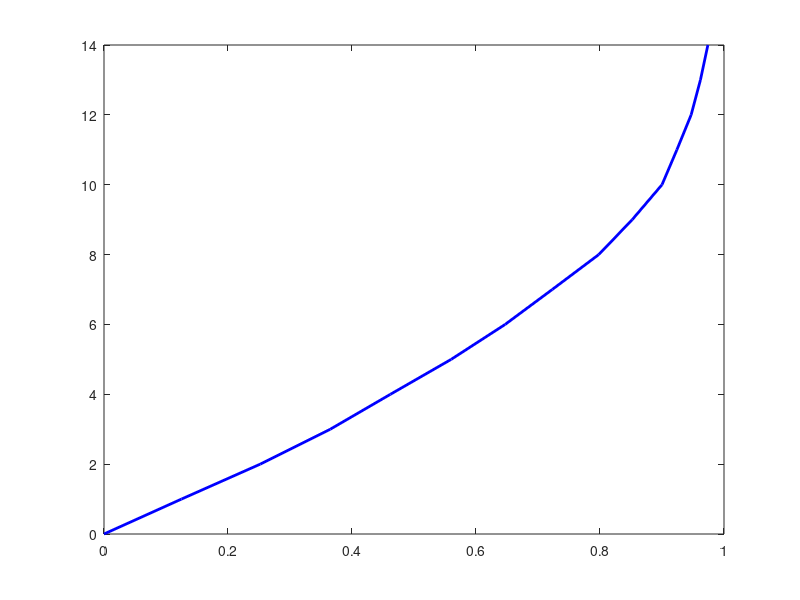

MATLAB code to generate this figure: (Note: this script raises an error after producing the figure.)
close all
clear
clc

load ./estimated_EC.mat
ec_pro = var_pro;
ec_rr = var_RR;
ec_pro_e = (abs(est_pro1-n1) ./ n1 + abs(est_pro0-n0) ./ n0) ./ 2;
ec_rr_e = (abs(est_rr1-n1) ./ n1 + abs(est_rr0-n0) ./ n0) ./ 2;

load ./estimated_Amazon.mat
a_pro = var_pro;
a_rr = var_RR;
a_pro_e = (abs(est_pro1-n1) ./ n1 + abs(est_pro0-n0) ./ n0) ./ 2;
a_rr_e = (abs(est_rr1-n1) ./ n1 + abs(est_rr0-n0) ./ n0) ./ 2;

load ./estimated_Census.mat
i_pro = var_pro;
i_rr = var_RR;
i_pro_e = (abs(est_pro1-n1) ./ n1 + abs(est_pro0-n0) ./ n0) ./ 2;
i_rr_e = (abs(est_rr1-n1) ./ n1 + abs(est_rr0-n0) ./ n0) ./ 2;

load ./estimated_Kos.mat
k_pro = var_pro;
k_rr = var_RR;
k_pro_e = (abs(est_pro1-n1) ./ n1 + abs(est_pro0-n0) ./ n0) ./ 2;
k_rr_e = (abs(est_rr1-n1) ./ n1 + abs(est_rr0-n0) ./ n0) ./ 2;
%% used for Relative Error
a_pro = [mean(a_pro_e(1, :)), mean(a_pro_e(2, :)), mean(a_pro_e(3, :)), mean(a_pro_e(4, :))];
a_rr = [mean(a_rr_e(1, :)), mean(a_rr_e(2, :)), mean(a_rr_e(3, :)), mean(a_rr_e(4, :))];
k_pro = [mean(k_pro_e(1, :)), mean(k_pro_e(2, :)), mean(k_pro_e(3, :)), mean(k_pro_e(4, :))];
k_rr = [mean(k_rr_e(1, :)), mean(k_rr_e(2, :)), mean(k_rr_e(3, :)), mean(k_rr_e(4, :))];
i_pro = [mean(i_pro_e(1, :)), mean(i_pro_e(2, :)), mean(i_pro_e(3, :)), mean(i_pro_e(4, :))];
i_rr = [mean(i_rr_e(1, :)), mean(i_rr_e(2, :)), mean(i_rr_e(3, :)), mean(i_rr_e(4, :))];
ec_pro = [mean(ec_pro_e(1, :)), mean(ec_pro_e(2, :)), mean(ec_pro_e(3, :)), mean(ec_pro_e(4, :))];
ec_rr = [mean(ec_rr_e(1, :)), mean(ec_rr_e(2, :)), mean(ec_rr_e(3, :)), mean(ec_rr_e(4, :))];
%% epsilon = 0.01
figure
Err = 0:1:15;
for i = 1:size(Err, 2)
    if size(find(a_pro_e(2, :) < Err(i)), 2) / 1000 <= 0.98
        cdf_a_pro_e01(i) = size(find(a_pro_e(2, :) < Err(i)), 2) / 1000;
    end
    if size(find(a_rr_e(2, :) < Err(i)), 2) / 1000 <= 0.98
        cdf_a_rr_e01(i) = size(find(a_rr_e(2, :) < Err(i)), 2) / 1000;
    end
    if size(find(i_pro_e(2, :) < Err(i)), 2) / 1000 <= 0.98
        cdf_i_pro_e01(i) = size(find(i_pro_e(2, :) < Err(i)), 2) / 1000;
    end
    if size(find(i_rr_e(2, :) < Err(i)), 2) / 1000 <= 0.98
        cdf_i_rr_e01(i) = size(find(i_rr_e(2, :) < Err(i)), 2) / 1000;
    end
    if size(find(k_pro_e(2, :) < Err(i)), 2) / 1000 <= 0.98
        cdf_k_pro_e01(i) = size(find(k_pro_e(2, :) < Err(i)), 2) / 1000;
    end
    if size(find(k_rr_e(2, :) < Err(i)), 2) / 1000 <= 0.98
        cdf_k_rr_e01(i) = size(find(k_rr_e(2, :) < Err(i)), 2) / 1000;
    end
    if size(find(ec_pro_e(2, :) < Err(i)), 2) / 1000 <= 0.98
        cdf_ec_pro_e01(i) = size(find(ec_pro_e(2, :) < Err(i)), 2) / 1000;
    end
    if size(find(ec_rr_e(2, :) < Err(i)), 2) / 1000 <= 0.98
        cdf_ec_rr_e01(i) = size(find(ec_rr_e(2, :) < Err(i)), 2) / 1000;
    end
end

plot(cdf_k_pro_e01, Err(1:length(cdf_k_pro_e01)), '-', 'Color', [0, 0, 1], 'LineWidth', 2, 'Markersize', 5)
hold on
plot(cdf_k_rr_e01, Err(1:length(cdf_k_rr_e01)), '--', 'Color', [0, 0, 1, 0.4], 'LineWidth', 2, 'Markersize', 5)
hold on
plot(cdf_a_pro_e01, Err(1:length(cdf_a_pro_e01)), '-', 'Color', [1, 0, 0], 'LineWidth', 2, 'Markersize', 5)
hold on
plot(cdf_a_rr_e01, Err(1:length(cdf_a_rr_e01)), '--', 'Color', [1, 0, 0, 0.4], 'LineWidth', 2, 'Markersize', 5)
hold on
plot(cdf_ec_pro_e01, Err(1:length(cdf_ec_pro_e01)), '-m', 'LineWidth', 2, 'Markersize', 8)
hold on
plot(cdf_ec_rr_e01, Err(1:length(cdf_ec_rr_e01)), '--', 'Color', [1, 0, 1, 0.4], 'LineWidth', 2, 'Markersize', 8)
hold on
plot(cdf_i_pro_e01, Err(1:length(cdf_i_pro_e01)), '-g', 'LineWidth', 2, 'Markersize', 8)
hold on
plot(cdf_i_rr_e01, Err(1:length(cdf_i_rr_e01)), '--', 'Color', [0, 1, 0, 0.4], 'LineWidth', 2, 'Markersize', 8)
hold on

h = legend("JRR Kosarak", "RR Kosarak", "JRR Amazon", "RR Amazon", ...
    "JRR EC", "RR EC", "JRR Census", "RR Census", 'location', 'northwest');
xlabel("Percentile")
ylabel("Relative Error")
set(gca, 'Fontsize', 20)
set(h, 'Fontsize', 15)
set(gca, 'Fontname', 'Times New Roman')
print -vector -dpdf -r500 percentile_e001.pdf

%% epsilon = 0.1
figure
Err = 0:0.1:1.5;
for i = 1:size(Err, 2)
    if size(find(a_pro_e(3, :) < Err(i)), 2) / 1000 <= 0.98
        cdf_a_pro_e01(i) = size(find(a_pro_e(3, :) < Err(i)), 2) / 1000;
    end
    if size(find(a_rr_e(3, :) < Err(i)), 2) / 1000 <= 0.98
        cdf_a_rr_e01(i) = size(find(a_rr_e(3, :) < Err(i)), 2) / 1000;
    end
    if size(find(i_pro_e(3, :) < Err(i)), 2) / 1000 <= 0.98
        cdf_i_pro_e01(i) = size(find(i_pro_e(3, :) < Err(i)), 2) / 1000;
    end
    if size(find(i_rr_e(3, :) < Err(i)), 2) / 1000 <= 0.98
        cdf_i_rr_e01(i) = size(find(i_rr_e(3, :) < Err(i)), 2) / 1000;
    end
    if size(find(k_pro_e(3, :) < Err(i)), 2) / 1000 <= 0.98
        cdf_k_pro_e01(i) = size(find(k_pro_e(3, :) < Err(i)), 2) / 1000;
    end
    if size(find(k_rr_e(3, :) < Err(i)), 2) / 1000 <= 0.98
        cdf_k_rr_e01(i) = size(find(k_rr_e(3, :) < Err(i)), 2) / 1000;
    end
    if size(find(ec_pro_e(3, :) < Err(i)), 2) / 1000 <= 0.98
        cdf_ec_pro_e01(i) = size(find(ec_pro_e(3, :) < Err(i)), 2) / 1000;
    end
    if size(find(ec_rr_e(3, :) < Err(i)), 2) / 1000 <= 0.98
        cdf_ec_rr_e01(i) = size(find(ec_rr_e(3, :) < Err(i)), 2) / 1000;
    end
end

plot(cdf_k_pro_e01, Err(1:length(cdf_k_pro_e01)), '-', 'Color', [0, 0, 1], 'LineWidth', 2, 'Markersize', 5)
hold on
plot(cdf_k_rr_e01, Err(1:length(cdf_k_rr_e01)), '--', 'Color', [0, 0, 1, 0.4], 'LineWidth', 2, 'Markersize', 5)
hold on
plot(cdf_a_pro_e01, Err(1:length(cdf_a_pro_e01)), '-', 'Color', [1, 0, 0], 'LineWidth', 2, 'Markersize', 5)
hold on
plot(cdf_a_rr_e01, Err(1:length(cdf_a_rr_e01)), '--', 'Color', [1, 0, 0, 0.4], 'LineWidth', 2, 'Markersize', 5)
hold on
plot(cdf_ec_pro_e01, Err(1:length(cdf_ec_pro_e01)), '-m', 'LineWidth', 2, 'Markersize', 8)
hold on
plot(cdf_ec_rr_e01, Err(1:length(cdf_ec_rr_e01)), '--', 'Color', [1, 0, 1, 0.4], 'LineWidth', 2, 'Markersize', 8)
hold on
plot(cdf_i_pro_e01, Err(1:length(cdf_i_pro_e01)), '-g', 'LineWidth', 2, 'Markersize', 8)
hold on
plot(cdf_i_rr_e01, Err(1:length(cdf_i_rr_e01)), '--', 'Color', [0, 1, 0, 0.4], 'LineWidth', 2, 'Markersize', 8)
hold on

% h=legend("JRR Kosarak","RR Kosarak","JRR Amazon","RR Amazon",...
%     "JRR EC","RR EC","JRR Census","RR Census",'location','northwest');
xlabel("Percentile")
ylabel("Relative Error")
set(gca, 'Fontsize', 20)
% set(h,'Fontsize',15)
set(gca, 'Fontname', 'Times New Roman')
print -vector -dpdf -r500 percentile_e01.pdf

%% epsilon = 1
figure
Err = 0:0.01:0.15;
for i = 1:size(Err, 2)
    if size(find(a_pro_e(4, :) < Err(i)), 2) / 1000 <= 0.98
        cdf_a_pro_e01(i) = size(find(a_pro_e(4, :) < Err(i)), 2) / 1000;
    end
    if size(find(a_rr_e(4, :) < Err(i)), 2) / 1000 <= 0.98
        cdf_a_rr_e01(i) = size(find(a_rr_e(4, :) < Err(i)), 2) / 1000;
    end
    if size(find(i_pro_e(4, :) < Err(i)), 2) / 1000 <= 0.98
        cdf_i_pro_e01(i) = size(find(i_pro_e(4, :) < Err(i)), 2) / 1000;
    end
    if size(find(i_rr_e(4, :) < Err(i)), 2) / 1000 <= 0.98
        cdf_i_rr_e01(i) = size(find(i_rr_e(4, :) < Err(i)), 2) / 1000;
    end
    if size(find(k_pro_e(4, :) < Err(i)), 2) / 1000 <= 0.98
        cdf_k_pro_e01(i) = size(find(k_pro_e(4, :) < Err(i)), 2) / 1000;
    end
    if size(find(k_rr_e(4, :) < Err(i)), 2) / 1000 <= 0.98
        cdf_k_rr_e01(i) = size(find(k_rr_e(4, :) < Err(i)), 2) / 1000;
    end
    if size(find(ec_pro_e(4, :) < Err(i)), 2) / 1000 <= 0.98
        cdf_ec_pro_e01(i) = size(find(ec_pro_e(4, :) < Err(i)), 2) / 1000;
    end
    if size(find(ec_rr_e(4, :) < Err(i)), 2) / 1000 <= 0.98
        cdf_ec_rr_e01(i) = size(find(ec_rr_e(4, :) < Err(i)), 2) / 1000;
    end
end

plot(cdf_k_pro_e01, Err(1:length(cdf_k_pro_e01)), '-', 'Color', [0, 0, 1], 'LineWidth', 2, 'Markersize', 5)
hold on
plot(cdf_k_rr_e01, Err(1:length(cdf_k_rr_e01)), '--', 'Color', [0, 0, 1, 0.4], 'LineWidth', 2, 'Markersize', 5)
hold on
plot(cdf_a_pro_e01, Err(1:length(cdf_a_pro_e01)), '-', 'Color', [1, 0, 0], 'LineWidth', 2, 'Markersize', 5)
hold on
plot(cdf_a_rr_e01, Err(1:length(cdf_a_rr_e01)), '--', 'Color', [1, 0, 0, 0.4], 'LineWidth', 2, 'Markersize', 5)
hold on
plot(cdf_ec_pro_e01, Err(1:length(cdf_ec_pro_e01)), '-m', 'LineWidth', 2, 'Markersize', 8)
hold on
plot(cdf_ec_rr_e01, Err(1:length(cdf_ec_rr_e01)), '--', 'Color', [1, 0, 1, 0.4], 'LineWidth', 2, 'Markersize', 8)
hold on
plot(cdf_i_pro_e01, Err(1:length(cdf_i_pro_e01)), '-g', 'LineWidth', 2, 'Markersize', 8)
hold on
plot(cdf_i_rr_e01, Err(1:length(cdf_i_rr_e01)), '--', 'Color', [0, 1, 0, 0.4], 'LineWidth', 2, 'Markersize', 8)
hold on

% h=legend("JRR Kosarak","RR Kosarak","JRR Amazon","RR Amazon",...
%     "JRR EC","RR EC","JRR Census","RR Census",'location','northwest');
xlabel("Percentile")
ylabel("Relative Error")
set(gca, 'Fontsize', 20)
% set(h,'Fontsize',15)
set(gca, 'Fontname', 'Times New Roman')
print -vector -dpdf -r500 percentile_e1.pdf
